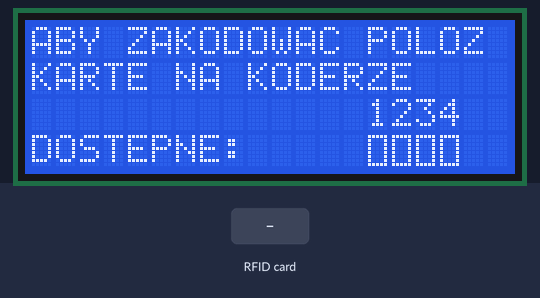
A sketch run on a simulated Arduino Uno, built with avr-gcc and run on an emulated ATmega328P. Parts: 20×4 character LCD. The test bench sets the inputs (shaded band). EEPROM starts erased.

Above: at 1.3 s.
1.4 s: RFID card 5E 7A 19 C4 held to the reader
At 2.8 s:
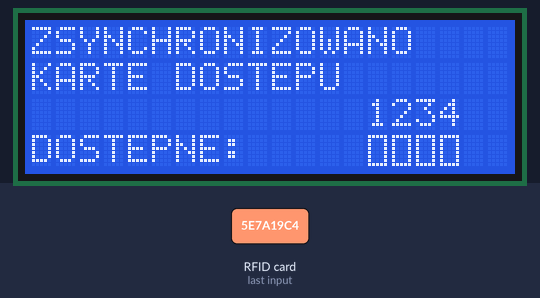
Timing chart, 0 to 4.4 s (numbered marks = the images above; inputs shaded):
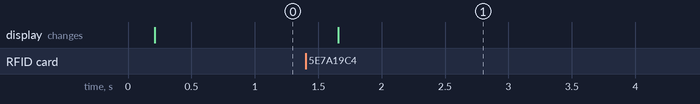

The sketch:

Terminal_glowny.ino
```cpp
#include <SPI.h>
#include <MFRC522.h>
#include <LiquidCrystal_I2C.h>
#include <Wire.h>

#define RST_PIN 9
#define SS_PIN 10
#define len_block 18
#define nr_block 2
#define ascii_1 49
#define ascii_0 48

LiquidCrystal_I2C lcd = LiquidCrystal_I2C(0x27, 20, 4);
MFRC522 mfrc522(SS_PIN, RST_PIN);
MFRC522::MIFARE_Key key;
MFRC522::StatusCode status;

boolean cod_card = false;
int blockNum = nr_block;
byte blockData [len_block];
byte readBlockData[len_block];
byte bufferLen = len_block;
int master_card1 = 0;
int master_card2 = 0;
int master_card3 = 0;
int master_card4 = 0;
int user_card1 = 0;
int user_card2 = 0;
int user_card3 = 0;
int user_card4 = 0;
char block_str[16] = "0000000000000000";

byte block[8]={
    B11111,
    B11111,
    B11111,
    B11111,
    B11111,
    B11111,
    B11111,
    B11111,
  };

byte frame[8]={
    B11111,
    B10001,
    B10001,
    B10001,
    B10001,
    B10001,
    B10001,
    B11111,
  };

void setup()
{
  lcd.init();
  lcd.backlight();
  SPI.begin();
  lcd.createChar(0, block);
  lcd.createChar(1, frame);
  mfrc522.PCD_Init();
  eeprom_read_block(&master_card1,0,2);
  eeprom_read_block(&master_card2,2,2);
  eeprom_read_block(&master_card3,4,2);
  eeprom_read_block(&master_card4,6,2);

}

void ReadDataFromBlock(int blockNum, byte readBlockData[])
{
  byte status = mfrc522.PCD_Authenticate(MFRC522::PICC_CMD_MF_AUTH_KEY_A, blockNum, &key, &(mfrc522.uid));
  status = mfrc522.MIFARE_Read(blockNum, readBlockData, &bufferLen);
}

void WriteDataToBlock(int blockNum, byte blockData[])
{
  status = mfrc522.PCD_Authenticate(MFRC522::PICC_CMD_MF_AUTH_KEY_A, blockNum, &key, &(mfrc522.uid));
  status = mfrc522.MIFARE_Write(blockNum, blockData, 16);
}

void DEF_CARD()
{
  for (byte i = 0; i < 6; i++) {
    key.keyByte[i] = 0xFF;
  }
  if ( ! mfrc522.PICC_IsNewCardPresent()) {
    return;
  }
  if ( ! mfrc522.PICC_ReadCardSerial()) {
    return;
  }
  ReadDataFromBlock(blockNum, readBlockData);
  WriteDataToBlock(2, "D000000000000000");
}

void RFID ()
{
  for (byte i = 0; i < 6; i++) {
    key.keyByte[i] = 0xFF;
  }
  if ( ! mfrc522.PICC_IsNewCardPresent()) {
    return;
  }
  if ( ! mfrc522.PICC_ReadCardSerial()) {
    return;
  }
  ReadDataFromBlock(blockNum, readBlockData);

    if (readBlockData[0] == 'A') {master_card1 = 1; block_str[0] = 'N'; WriteDataToBlock(nr_block, block_str );}
    if (readBlockData[0] == 'B') {master_card2 = 1; block_str[0] = 'N'; WriteDataToBlock(nr_block, block_str );}
    if (readBlockData[0] == 'C') {master_card3 = 1; block_str[0] = 'N'; WriteDataToBlock(nr_block, block_str );}
    if (readBlockData[0] == 'D') {master_card4 = 1; block_str[0] = 'N'; WriteDataToBlock(nr_block, block_str );}
    if (readBlockData[0] == 'R') {
     master_card1 = 0;
     master_card2 = 0;
     master_card3 = 0;
     master_card4 = 0;
     block_str[0] = 'N';
     WriteDataToBlock(nr_block, block_str );
    }
   block_str[0] = '0';

   if (readBlockData[0] != 'A' && readBlockData[0] != 'B' && readBlockData[0] != 'C' && readBlockData[0] != 'D' && readBlockData[0] != 'R' && readBlockData[0] != 'N') {
      cod_card = true;
      if (readBlockData[1] == 'X' || master_card1 == 1) {user_card1 = 1; block_str[1] = 'X';}
      if (readBlockData[2] == 'X' || master_card2 == 1) {user_card2 = 1; block_str[2] = 'X';}
      if (readBlockData[3] == 'X' || master_card3 == 1) {user_card3 = 1; block_str[3] = 'X';}
      if (readBlockData[4] == 'X' || master_card4 == 1) {user_card4 = 1; block_str[4] = 'X';}
      WriteDataToBlock(nr_block, block_str );

      block_str[1] = '0';
      block_str[2] = '0';
      block_str[3] = '0';
      block_str[4] = '0';
   }


  eeprom_write_block(&master_card1,0,2);
  eeprom_write_block(&master_card2,2,2);
  eeprom_write_block(&master_card3,4,2);
  eeprom_write_block(&master_card4,6,2);

  delay(100);
  mfrc522.PICC_HaltA();
  mfrc522.PCD_StopCrypto1();
}

void main_screen()
{

  lcd.setCursor(0, 0);
  lcd.print("ABY ZAKODOWAC POLOZ ");
  lcd.setCursor(0, 1);
  lcd.print("KARTE NA KODERZE");
  lcd.setCursor(14, 2);
  lcd.print("1234");
  lcd.setCursor(0, 3);
  lcd.print("DOSTEPNE:");
  lcd.setCursor(14,3);
  if (master_card1 == 1) {lcd.write(0);} else {lcd.write(1);}
  lcd.setCursor(15,3);
  if (master_card2 == 1) {lcd.write(0);} else {lcd.write(1);}
  lcd.setCursor(16,3);
  if (master_card3 == 1) {lcd.write(0);} else {lcd.write(1);}
  lcd.setCursor(17,3);
  if (master_card4 == 1) {lcd.write(0);} else {lcd.write(1);}
}

void load_screen()
{
  lcd.clear ();
  lcd.setCursor(0,0);
  lcd.print ("ZSYNCHRONIZOWANO");
  lcd.setCursor(0,1);
  lcd.print ("KARTE DOSTEPU");
  lcd.setCursor (14,2);
  lcd.print("1234");
  lcd.setCursor(0, 3);
  lcd.print("DOSTEPNE:");
  lcd.setCursor(14,3);
  if (user_card1 == 1) {lcd.write(0);} else {lcd.write(1);}
  lcd.setCursor(15,3);
  if (user_card2 == 1) {lcd.write(0);} else {lcd.write(1);}
  lcd.setCursor(16,3);
  if (user_card3 == 1) {lcd.write(0);} else {lcd.write(1);}
  lcd.setCursor(17,3);
  if (user_card4 == 1) {lcd.write(0);} else {lcd.write(1);}

  delay(5000);
  cod_card = false;
  user_card1 = 0;
  user_card2 = 0;
  user_card3 = 0;
  user_card4 = 0;
}

void loop() {
  //DEF_CARD();
  RFID ();
  main_screen();
  if (cod_card == true){load_screen();}
}
```

Measured:
- after the input at 1.4 s, the display: changes after 0.26 s (image 1)
